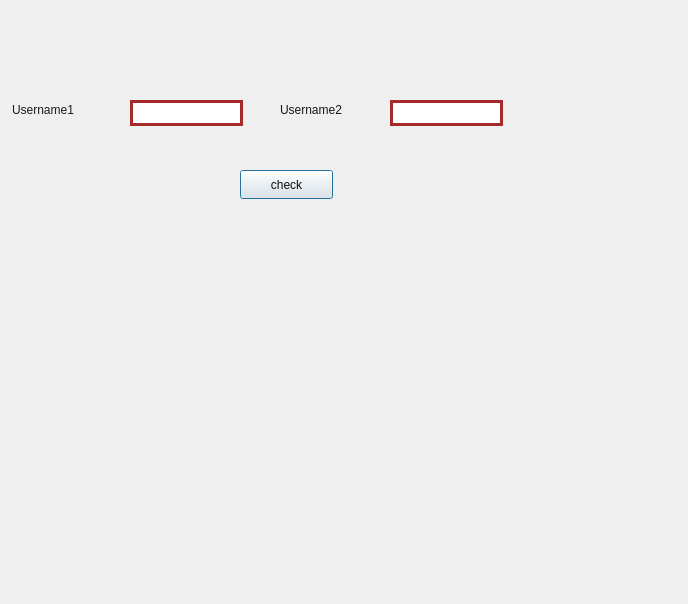
<?xml version="1.0" encoding="UTF-8"?>
<ui version="4.0">
 <class>page2</class>
 <widget class="QDialog" name="page2">
  <property name="geometry">
   <rect>
    <x>0</x>
    <y>0</y>
    <width>688</width>
    <height>604</height>
   </rect>
  </property>
  <property name="windowTitle">
   <string>Dialog</string>
  </property>
  <widget class="QLabel" name="label">
   <property name="geometry">
    <rect>
     <x>12</x>
     <y>100</y>
     <width>81</width>
     <height>20</height>
    </rect>
   </property>
   <property name="styleSheet">
    <string notr="true">color: rgb(27, 27, 27);</string>
   </property>
   <property name="text">
    <string>Username1</string>
   </property>
  </widget>
  <widget class="QLabel" name="label_2">
   <property name="geometry">
    <rect>
     <x>280</x>
     <y>100</y>
     <width>81</width>
     <height>20</height>
    </rect>
   </property>
   <property name="styleSheet">
    <string notr="true">color: rgb(22, 22, 22);</string>
   </property>
   <property name="text">
    <string>Username2</string>
   </property>
  </widget>
  <widget class="QLineEdit" name="Username1">
   <property name="geometry">
    <rect>
     <x>130</x>
     <y>100</y>
     <width>113</width>
     <height>26</height>
    </rect>
   </property>
   <property name="styleSheet">
    <string notr="true">
    background-color: white;
    border: 3px solid brown;
    border-radius: 45px;

</string>
   </property>
  </widget>
  <widget class="QLineEdit" name="Username2">
   <property name="geometry">
    <rect>
     <x>390</x>
     <y>100</y>
     <width>113</width>
     <height>26</height>
    </rect>
   </property>
   <property name="styleSheet">
    <string notr="true">
    background-color: white;
    border: 3px solid brown;
    border-radius: 45px;

</string>
   </property>
  </widget>
  <widget class="QPushButton" name="check">
   <property name="geometry">
    <rect>
     <x>240</x>
     <y>170</y>
     <width>93</width>
     <height>29</height>
    </rect>
   </property>
   <property name="styleSheet">
    <string notr="true">color: rgb(12, 12, 12);</string>
   </property>
   <property name="text">
    <string>check</string>
   </property>
  </widget>
 </widget>
 <resources/>
 <connections/>
</ui>
